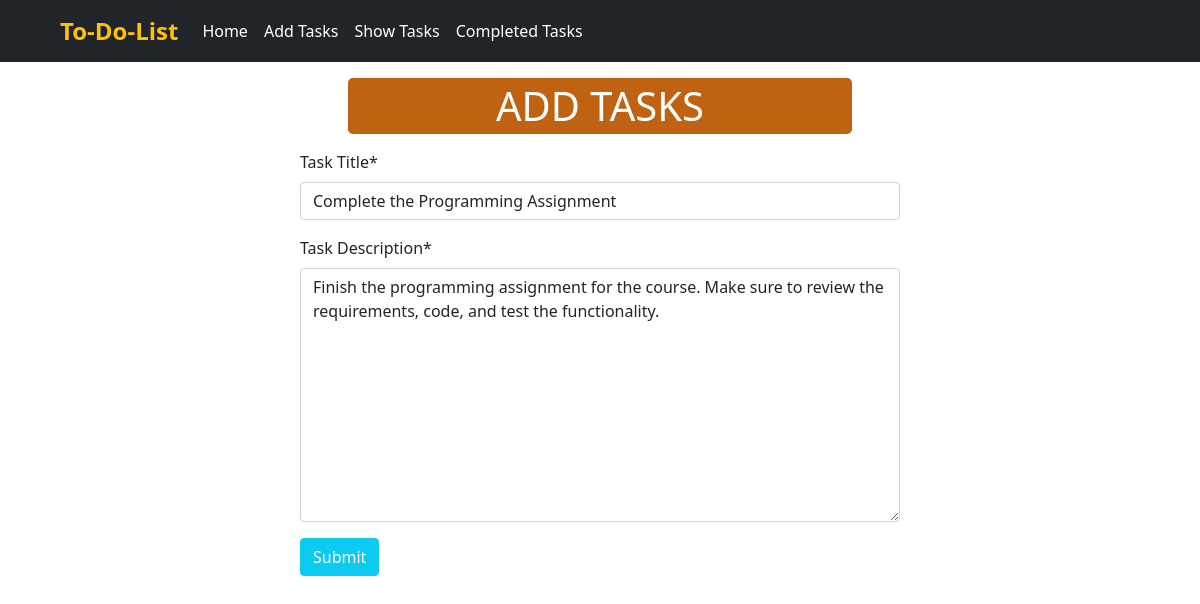
The app's page /edit_task/1 with its own data.
### to_do/models.py (models this page shows)
class TaskModel(models.Model):
    id = models.IntegerField(primary_key=True)
    taskTitle = models.CharField(max_length=100)
    taskDescription = models.TextField()
    is_completed = models.BooleanField(default=False)

### to_do/views.py (the view)
# urls.py: path('edit_task/<int:pk>', views.TaskUpdateFormView.as_view(), name='edit_task'),
class TaskUpdateFormView(UpdateView):
    model = TaskModel
    template_name = 'add_tasks.html'
    form_class = TaskForm
    success_url = reverse_lazy('show_tasks')

### to_do/forms.py
class TaskForm(forms.ModelForm):
    class Meta:
        model = TaskModel
        fields = ['taskTitle', 'taskDescription']
        labels = {
            'taskTitle' : 'Task Title',
            'taskDescription' : 'Task Description',
        }

### to_do/templates/add_tasks.html (shortened to what this page needs)
{% extends "base.html" %}
{% load crispy_forms_tags %}
{% block content %}
<div style="width:50%; margin: auto; ">
    <h1 style="text-align: center; background-color: rgb(191, 98, 17);" class="text-white mx-5 my-3 rounded-3 py-1">ADD TASKS</h1>
    <form method="post">
        {{form |crispy}}
        <button class="btn btn-info text-white" type="submit">Submit</button>
    </form>
</div>
{% endblock  %}

### records on screen
TaskModel: taskTitle "Complete the Programming Assignment", taskDescription "Finish the programming assignment for the course. Make sure to review the requirements, code, and test the functionality."
